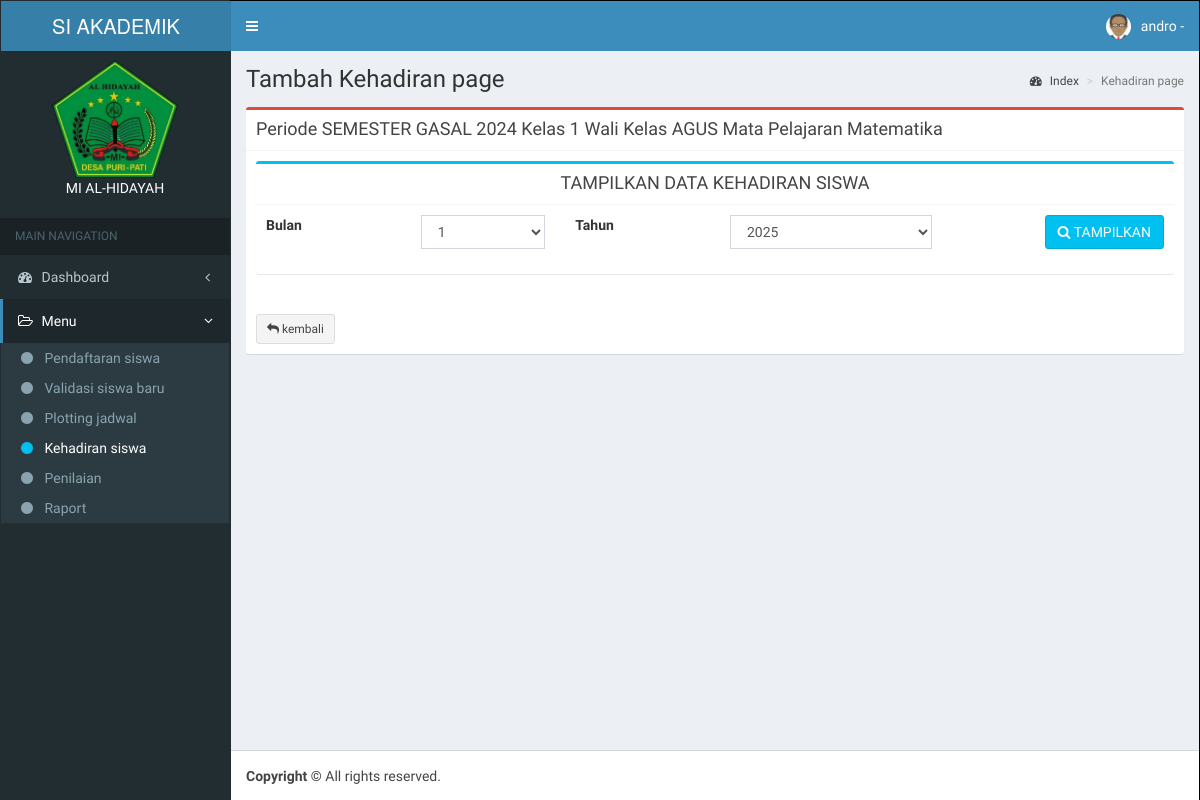
The app's page /app/kehadiran_siswa/tampil_kehadiran.php?id_periode=1&id_kelas=3&id_mapel=1 (signed in) with its own data.
### tables this page shows
CREATE TABLE `periode` (
  `id_periode` int(11) NOT NULL,
  `nm_periode` varchar(50) DEFAULT NULL,
  `status_periode` enum('Aktif','Non Aktif') DEFAULT NULL
);

CREATE TABLE `kelas` (
  `id_kelas` int(11) NOT NULL,
  `id_guru` int(11) DEFAULT NULL,
  `nm_kelas` varchar(50) DEFAULT NULL,
  `tingkatan` int(11) DEFAULT NULL
);

CREATE TABLE `guru` (
  `id_guru` int(11) NOT NULL,
  `nip` varchar(50) DEFAULT NULL,
  `id_user` int(11) DEFAULT NULL,
  `nm_guru` varchar(50) DEFAULT NULL,
  `no_guru` varchar(50) DEFAULT NULL,
  `jk_guru` enum('Laki-Laki','Perempuan') DEFAULT NULL,
  `alamat_guru` text DEFAULT NULL,
  `foto_guru` blob DEFAULT NULL
);

CREATE TABLE `mapel` (
  `id_mapel` int(11) NOT NULL,
  `id_guru` int(11) DEFAULT NULL,
  `nm_mapel` varchar(50) DEFAULT NULL
);

### config/config.php (called while the page is built, shortened)
<?php
function Url_web(){
    $xplode = explode("/", $_SERVER['REQUEST_URI']);
    return $xplode[1];
}
$defaul_uri = "/".Url_web();
$url = "http://".$_SERVER['SERVER_NAME'].":".$_SERVER['SERVER_PORT'].$defaul_uri;
function DB(){
    return ["localhost", "root", "", "vinka"];
}
function QueryOnedata($sql){
    $conn = new mysqli(DB()[0], DB()[1], DB()[2], DB()[3]);
    $result = $conn->query($sql);
    return $result;
}

### app/kehadiran_siswa/tampil_kehadiran.php (the view, shortened to what this page needs)
<?php
include_once '../template/header.php';
include_once '../template/navbar.php';
include_once '../template/sidebar.php';
$periode = QueryOnedata('SELECT * FROM periode WHERE id_periode = ' . $_GET['id_periode'] . '')->fetch_assoc();
$kelas = QueryOnedata('SELECT * FROM kelas WHERE id_kelas = ' . $_GET['id_kelas'] . '')->fetch_assoc();
$mapel = QueryOnedata('SELECT * FROM mapel WHERE id_mapel = ' . $_GET['id_mapel'] . '')->fetch_assoc();
$guru = QueryOnedata('SELECT * FROM guru WHERE id_guru = ' . $kelas['id_guru'] . '')->fetch_assoc();
?>
<div class='content-wrapper'>
    <section class='content-header'>
        <h1>Tambah Kehadiran page
        </h1>
        <ol class='breadcrumb'>
            <li><a href='#'><i class='fa fa-dashboard'></i> Index</a></li>
            <li class='active'>Kehadiran page</li>
        </ol>
    </section>
    <section class='content'>
        <div class="box box-danger">
            <div class="box-header with-border">
                <h3 class="box-title">Periode <?= $periode['nm_periode'] ?> Kelas <?= $kelas['nm_kelas'] ?> Wali Kelas <?= $guru['nm_guru'] ?> Mata Pelajaran <?= $mapel['nm_mapel'] ?></h3>
            </div>
            <div class="box-body">
                <div class='box box-info'>
                    <div class='box-header with-border text-center'>
                        <h3 class='box-title'>TAMPILKAN DATA KEHADIRAN SISWA</h3>
                    </div>
                    <form action='<?= $url ?>/app/kehadiran_siswa/tampil_kehadiran.php' method='GET' enctype='multipart/form-data' class='form-horizontal'>
                        <div class='box-body'>
                            <div class='form-group'>
                                <label for='inputdari_tanggal' class='col-sm-2 col-form-label'>Bulan</label>
                                <div class='col-sm-2'>
                                    <select name="bulan" id="bulan" class="form-control">
                                        <?php for ($i = 1; $i <= 12; $i++) {
                                            if(isset($_GET['bulan'])){
                                                if($_GET['bulan'] == $i){
                                                ?><option value="<?= $i ?>" selected><?= $i ?></option><?php
                                                }else{
                                                    ?><option value="<?= $i ?>"><?= $i ?></option><?php
                                                }
                                            }else{
                                            ?><option value="<?= $i ?>"><?= $i ?></option>
                                        <?php }
                                        } ?>
                                    </select>
                                </div>
                                <label for='inputsampai_tanggal' class='col-sm-2 col-form-label'>Tahun</label>
                                <div class='col-sm-3'>
                                    <select name="tahun" id="tahun" class="form-control">
                                        <?php
                                        $year_now = date('Y');
                                        $year_start = $year_now - 10;
                                        for ($i = $year_now; $i >= $year_start; $i--) {
                                            if(isset($_GET['tahun'])){
                                                if($_GET['tahun'] == $i){
                                                    ?>
                                                    <option value="<?= $i ?>" selected><?= $i ?></option>
                                                <?php
                                                }else{
                                                    ?>
                                                    <option value="<?= $i ?>"><?= $i ?></option>
                                                <?php
                                                }
                                            }else{
                                        ?>
                                            <option value="<?= $i ?>"><?= $i ?></option>
                                        <?php
                                        }
                                     } ?>
                                    </select>
                                </div>
                                <div class='col-sm-3'>
                                    <button type='submit' class='btn btn-info pull-right'>
                                        <i class='fa fa-search'></i> TAMPILKAN
                                    </button>
                                </div>
                            </div>
                        </div>
                    </form>
                </div>
                <br>
                <a href='<?= $url ?>/app/kehadiran_siswa/kelas.php?id_periode=<?= $_GET['id_periode'] ?>&id_kelas=<?= $_GET['id_kelas'] ?>' class='btn btn-default btn-sm '>
                    <i class='fa fa-reply'></i> kembali
                </a>
            </div>
        </div>
    </section>
</div>
<?php include_once '../template/footer.php'; ?>

### app/kehadiran_siswa/tampil_kehadiran.php (style rules this page uses)
table, thead, body, tr, th, td { border: 1px solid black; }

### records on screen
periode: nm_periode "SEMESTER GASAL 2024"
kelas: nm_kelas "1"
guru: nm_guru "AGUS"
mapel: nm_mapel "Matematika"

### other values on screen
$_SESSION['username'] "andro"
str_replace("_", " ", $data_menu[$sub]) "Pendaftaran siswa"
str_replace("_", " ", $data_menu[$sub]) "Validasi siswa baru"
str_replace("_", " ", $data_menu[$sub]) "Plotting jadwal"
str_replace("_", " ", $data_menu[$sub]) "Kehadiran siswa"
str_replace("_", " ", $data_menu[$sub]) "Penilaian"
str_replace("_", " ", $data_menu[$sub]) "Raport"
form field bulan "1"
form field tahun "2025"
